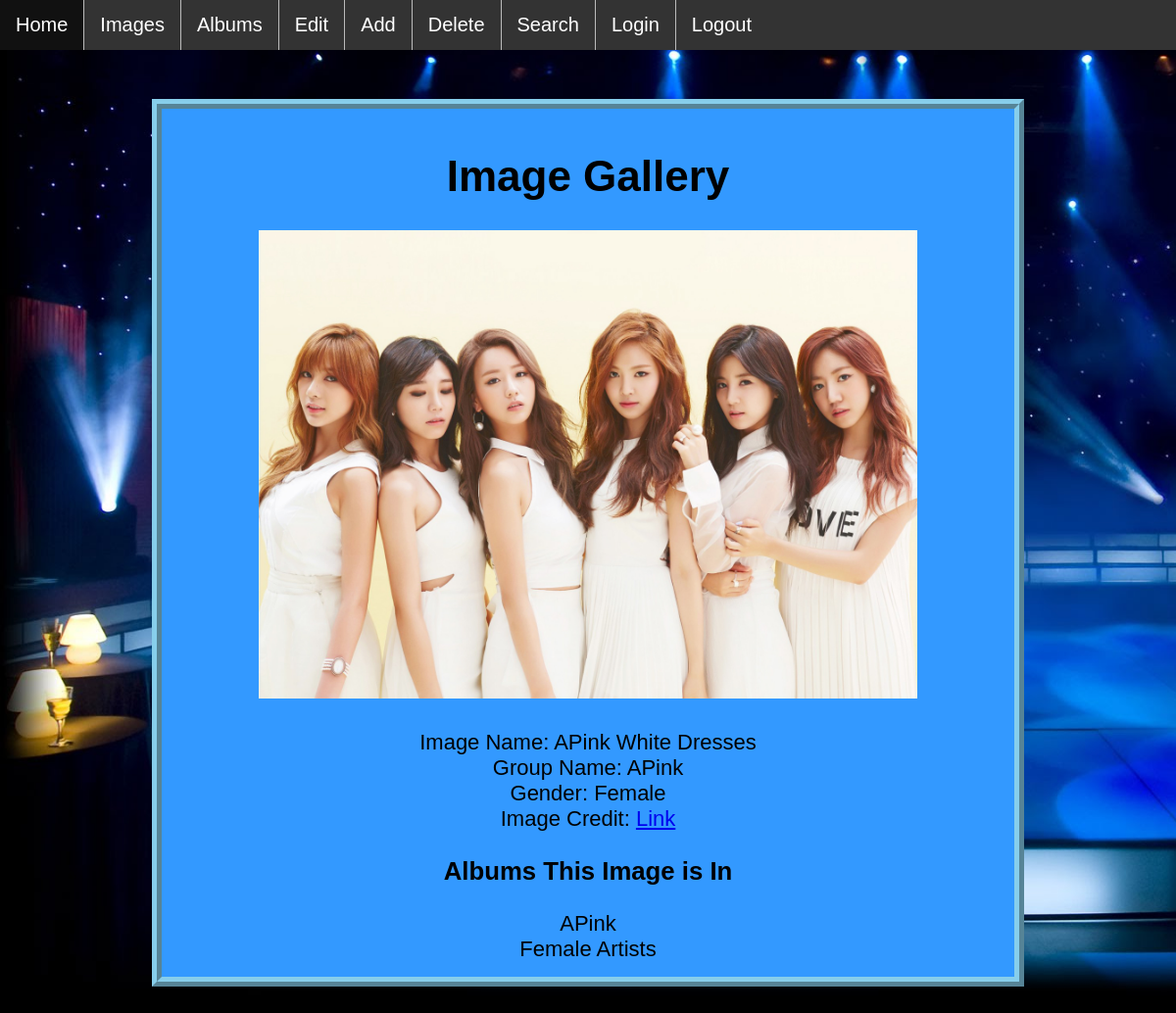
The page /pages/images.php?id=1 on the database its author committed.
### tables this page shows
CREATE TABLE IF NOT EXISTS `images` (
  `iID` int(11) NOT NULL AUTO_INCREMENT,
  `iName` varchar(50) NOT NULL,
  `GroupName` varchar(50) NOT NULL,
  `Gender` varchar(10) NOT NULL,
  `URL` varchar(50) NOT NULL,
  `Credit` varchar(255) NOT NULL,
  PRIMARY KEY (`iID`),
  KEY `iCredit` (`Credit`),
  FULLTEXT KEY `Credit` (`Credit`)
);

CREATE TABLE IF NOT EXISTS `relationship` (
  `aName` varchar(50) NOT NULL,
  `iID` int(11) NOT NULL,
  PRIMARY KEY (`aName`,`iID`)
);

### pages/images.php (the view, shortened to what this page needs)
<!DOCTYPE html>
<html>
<head>
	<link href='../style/style.css' rel='stylesheet' type='text/css'>
</head>
<body>
	<?php include "../components/navbar.php";?>
	<div id = "desc">
		<h1>Image Gallery</h1>
		<?php
			$mysqli = new mysqli(DBHOST, DBUSER, DBPASS, DBNAME);
			if(isset($_GET['id'])){
				$pid = $_GET['id'];
				$sql1 = "SELECT * FROM images WHERE iID = '".$pid."'";
				$result1 = $mysqli->query($sql1);
				if ($result1->num_rows > 0) {
				    while($row = $result1->fetch_assoc()) {
				        echo "<img class ='fullpic' src = '".$row["URL"]."' alt = '".$row["iName"]."'><br><br>";
				        echo "Image Name: ".$row["iName"]."<br>";
				        echo "Group Name: ".$row["GroupName"]."<br>";
				        echo "Gender: ".$row["Gender"]."<br>";
				        echo "Image Credit: <a href = '".$row["Credit"]."'>Link</a><br>";
				    }
				}
				else {
				    echo "No image and information to display";
				}
				echo "<h3>Albums This Image is In</h3>";
				$sql2 = "SELECT * FROM relationship WHERE iID = '".$pid."'";
				$result2 = $mysqli->query($sql2);
				if ($result2->num_rows > 0) {
				    while($row = $result2->fetch_assoc()) {
				        echo $row["aName"]."<br>";
				    }
				}
				else {
				    echo "No album information to display for image";
				}
			}
		?>
	</div>
</body>
</html>

### style/style.css (style rules this page uses)
body { background-image: url("../images/background.jpg"); background-repeat: no-repeat; background-attachment: fixed; background-size: cover; margin: 0; font-family: Verdana, Geneva, sans-serif; text-align: center; }
#desc { width: 70%; margin: auto; padding: 15px; background-color: #3399FF; font-size: 22px; border: ridge 10px skyblue; margin-bottom: 30px; }
.fullpic { max-width: 80%; max-height: 80%; }

### rows shown on the page
images: URL (picture), iName "APink White Dresses", GroupName "APink", Gender "Female"
relationship: aName "APink"
relationship: aName "Female Artists"
